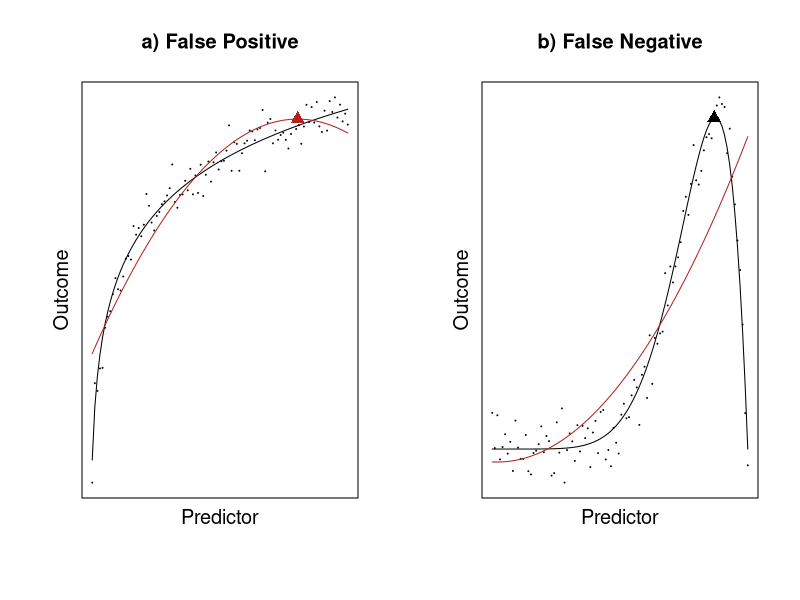
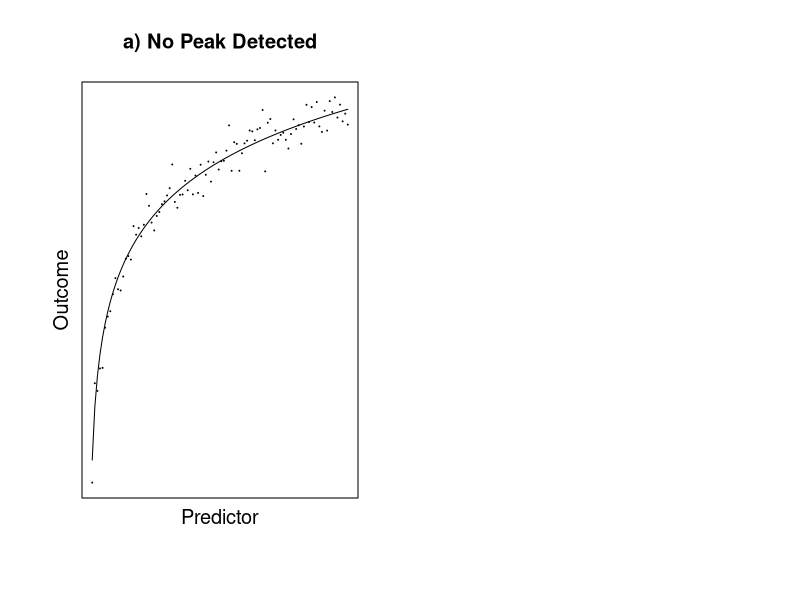

Source code (R) for these figures, in order: (Note: this script raises an error after producing the figures.)
# concept_fig.R
# Author: Natalie Dupont
# Code for functions peaktest_quad, reg2 and peaktest_twolines written by Uri Simonsohn (2018)
  # Source: https://osf.io/wdbmr
# Date created: 2023-02-02
# Date last modified: 2023-04-27
# BIOL 490, Pedersen Lab, Concordia University
# Description: This code is used to generate conceptual figures to highlight the 
# importance of this study

########################################################################################
#Outline

# 0: Loading necessary function
# 1: Quadratic method applied to a saturating relationship
# 2: Quadratic method with skewed data
# 3: Two-Lines regression for both scenario 1 and 2


########################################################################################
# 0: Loading necessary functions for two-lines models
reg2=function(x,y,xc)
{ 
  #xc is included in the first line
  xlow1=ifelse(x<=xc,x-xc,0)     #xlow=x-xc when x<xc, 0 otherwise
  xhigh1=ifelse(x>xc,x-xc,0)     #xhigh=x when x<xmax, 0 otherwise
  high1=ifelse(x>xc,1,0)         #high dummy, allows interruption
  
  #Now include xc in second line
  xlow2=ifelse(x<xc,x-xc,0)     
  xhigh2=ifelse(x>=xc,x-xc,0)     
  high2=ifelse(x>=xc,1,0)         #high dummy, allows interruption
  #Run the regressions (they differe only on whetehr xc is 'high' or 'low')
  lm1=lm(y~xlow1+xhigh1+high1)     #estimate regression
  lm2=lm(y~xlow2+xhigh2+high2)     #estimate regression
  #Fitted values
  yhat1=fitted(lm1)              
  yhat2=fitted(lm2)              
  #Regression results
  lmc1=summary(lm1)$coefficients 
  lmc2=summary(lm2)$coefficients 
  #Turn into individual results (scalars)
  #Results for 1st line come from 1st regression, including xc1
  b1=lmc1[2,1]
  t1=lmc1[2,3]
  p1=lmc1[2,4]
  #Results for 2nd line come from 2nd regression, including xc1 as well
  b2=lmc2[3,1]
  t2=lmc2[3,3]
  p2=lmc2[3,4]
  #Is the u-shape significnat?
  u.sig =ifelse(b1*b2<0 & p1<.05 & p2<.05,1,0)                     
  #All results
  res=list(b1=b1,p1=p1,b2=b2,p2=p2,u.sig=u.sig,xc=xc,t1=t1,t2=t2,yhat1=yhat1,yhat2=yhat2)  #Output list with all those parameters, betas, t-values, p-values and significance for u
  return(res)
}

reg2_returnModel=function(x,y,xc)
{ 
  #xc is included in the first line
  xlow1=ifelse(x<=xc,x-xc,0)     #xlow=x-xc when x<xc, 0 otherwise
  xhigh1=ifelse(x>xc,x-xc,0)     #xhigh=x when x<xmax, 0 otherwise
  high1=ifelse(x>xc,1,0)         #high dummy, allows interruption
  
  #Now include xc in second line
  xlow2=ifelse(x<xc,x-xc,0)     
  xhigh2=ifelse(x>=xc,x-xc,0)     
  high2=ifelse(x>=xc,1,0)         #high dummy, allows interruption
  #Run the regressions (they differe only on whetehr xc is 'high' or 'low')
  lm1=lm(y~xlow1+xhigh1+high1)     #estimate regression
  lm2=lm(y~xlow2+xhigh2+high2)     #estimate regression
  
  #All results
  res=list(lm1=lm1,lm2=lm2, xc) 
  return(res)
}

#peaktest_twolines (reg2hood in source code) determines break points based on different criteria
#rmax: xc=max(yhat)
#rmed: xc=median(yflat)- yflat defined as the range where yhat+1SE>=max(yhat)
#rprop: uses robin hood algorithm on the rmed break point to determine a new breakpoint
#u.3lines: uses 3-lines method (not sure beyond that...)
peaktest_twolines_returnModel=function(x,y)
{
  #Syntax:
  #1 Run gam()
  g=gam(y~s(x,bs="cr"))  
  #2 Get fitted values
  g.fit=predict.gam(g,se.fit=T)
  y.hat=g.fit$fit
  y.se =g.fit$se.fit
  #3 Focus on the middle 80% of the x-values (smoothed values are not reliable near the end)
  x10=quantile(x,.1)
  x90=quantile(x,.9)
  middle=(x>x10 & x<x90)       #Don't consider extreme values for cutoff
  y.ub=y.hat+1*y.se            #+1 SE is the flat region
  x.middle=x[middle]           #X values associated with flat region
  xc.max=x.middle[match(max(y.hat[middle]),y.hat[middle])]       #find value of x associated with highest predicted value
  #4 Find flat maximum  
  flat=(y.ub>max(y.hat) & middle)
  xflat=x[flat] 
  #5 If empty, use median x
  if (length(xflat)==0) xflat=median(x) 
  
  #6 Regression split based on predicted maximum
  rmax=reg2(x,y,xc=xc.max) 
  
  #7  Regression split based median of xflat
  rmed=reg2(x,y,xc=median(xflat))  #At the median of  xflat
  #8 Adjust split point based on ratio of t1,t2, move split away from less significant slope, to give more of a chance
  t1=abs(rmed$t1)             
  t2=abs(rmed$t2)             
  xc.prop=quantile(xflat,t2/(t1+t2))  #Choose the percentile value in flat region proportional to t1,t2
  #For example, if t2=t1 it stays at median flat, if t2>t1, it moves lower
  #9 Regression split based on adjusted based on t1,t2    
  rprop=reg2_returnModel(x,y,xc=xc.prop) 
  
  #10 Run 3-semgent regression
  res=rprop
  return(res)
  #to find significance values, rmax$p1 and p2 wwill be the p-values for each line
  #u.sig =ifelse(b1*b2<0 & p1<.05 & p2<.05,1,0)      
  #considered significant if slopes are of opposite signs and both slope p-values are significant
}


set.seed(12)

x <- 1:100
par(mfrow=c(1, 2))

# 1 : Quadratic method applied to a saturating relationship ####
  #True relationship
  y_log <- log(x)

  #normally-distributed random variation
  y_log_noise <- y_log+rnorm(n=length(y_log), mean=0, sd=0.2)
  plot(y_log_noise~x, cex=0.1,
       ylab="", xlab="", 
       main="a) False Positive",
       xaxt='n', yaxt='n')
  title(ylab="Outcome", mgp=c(0.5,0,0),cex.lab=1.2)
  title(xlab="Predictor", mgp=c(0.5,0,0),cex.lab=1.2)
  
  lines(y_log~x)
  
  lmquad_log <- lm(y_log_noise~x+I(x^2))
  summary(lmquad_log)
  lmquad_log
  #y=-0.004472x^2+0.0738282x+1.244808
  # dy/dt=-0.004472*2*x+0.0738282
  # dy/dt=0=-0.004472*2*x+0.0738282
  vertex_x <- (-lmquad_log$coefficients[2])/(lmquad_log$coefficients[3]*2)
  vertex_x <- data.frame(x=vertex_x)
  vertex_y <- predict(lmquad_log,newdata =vertex_x )
  
  lines(lmquad_log$fitted.values~x, col="firebrick")
  points(vertex_y~vertex_x$x[1], col="firebrick", pch=17, cex=1.4)
  # legend("bottomright",
  #        legend=c("True Relationship", "Quadratic Regression Model"),
  #        col=c("black", "firebrick"),
  #        lty=1, cex=1)

# 2: Quadratic method with skewed data #### 
  #True relationship
    y_beta <- dbeta(x=x/100, shape1=8, shape2=2)
  #Adding residuals
    y_beta_noise <- y_beta+rnorm(n=length(y_log), mean=0, sd=0.2)
    
    plot(y_beta_noise~x, cex=0.1,
         ylab="", xlab="", 
         main="b) False Negative",
         xaxt='n', yaxt='n')
    title(ylab="Outcome", mgp=c(0.5,0,0),cex.lab=1.2)
    title(xlab="Predictor", mgp=c(0.5,0,0),cex.lab=1.2)
    lines(y_beta~x)
    
    #Fitting quadratic model
    lmquad_beta <- lm(y_beta_noise~x+I(x^2))
    lmquad_beta
    summary(lmquad_beta)
    lines(lmquad_beta$fitted.values~x, col="firebrick")
    points(y=max(y_beta), x=x[which(y_beta==max(y_beta))], pch=17, cex=1.4)
    # legend("topleft",
    #        legend=c("True Relationship", "Quadratic Regression Model"),
    #        col=c("black", "firebrick"),
    #        lty=1,cex=1)

#3: Two-Lines regression for both scenario 1 and 2 ####
  # Saturating
    plot(y_log_noise~x, cex=0.1,
         ylab="", xlab="", 
         main="a) No Peak Detected",
         xaxt='n', yaxt='n')
    title(ylab="Outcome", mgp=c(0.5,0,0),cex.lab=1.2)
    title(xlab="Predictor", mgp=c(0.5,0,0),cex.lab=1.2)
    lines(y_log~x)
    
    two_lines_log <- peaktest_twolines_returnModel(x=x, y=y_log_noise)
    y_log_fitted1 <- fitted(two_lines_log$lm1)
    y_log_fitted1 <- y_log_fitted1[1:88]
    y_log_fitted2 <- fitted(two_lines_log$lm2)
    y_log_fitted2 <- y_log_fitted2[89:100]
    lines(y_log_fitted1~x[1:88],col="blue", lwd=2)
    lines(y_log_fitted2~x[89:100],col="red", lwd=2)
    
  # Skewed
    plot(y_beta_noise~x, cex=0.1,
         ylab="", xlab="", 
         main="b) Peak Detected",
         xaxt='n', yaxt='n')
    title(ylab="Outcome", mgp=c(0.5,0,0),cex.lab=1.2)
    title(xlab="Predictor", mgp=c(0.5,0,0),cex.lab=1.2)
    lines(y_beta~x)
    
    two_lines_beta <- peaktest_twolines_returnModel(x=x, y=y_beta_noise)
    y_beta_fitted1 <- fitted(two_lines_beta$lm1)
    y_beta_fitted1 <- y_beta_fitted1[1:86]
    y_beta_fitted2 <- fitted(two_lines_beta$lm2)
    y_beta_fitted2 <- y_beta_fitted2[87:100]
    lines(y_beta_fitted1~x[1:86],col="blue", lwd=2)
    lines(y_beta_fitted2~x[87:100],col="red", lwd=2)

########################################################################################################
#End of Code
########################################################################################################
